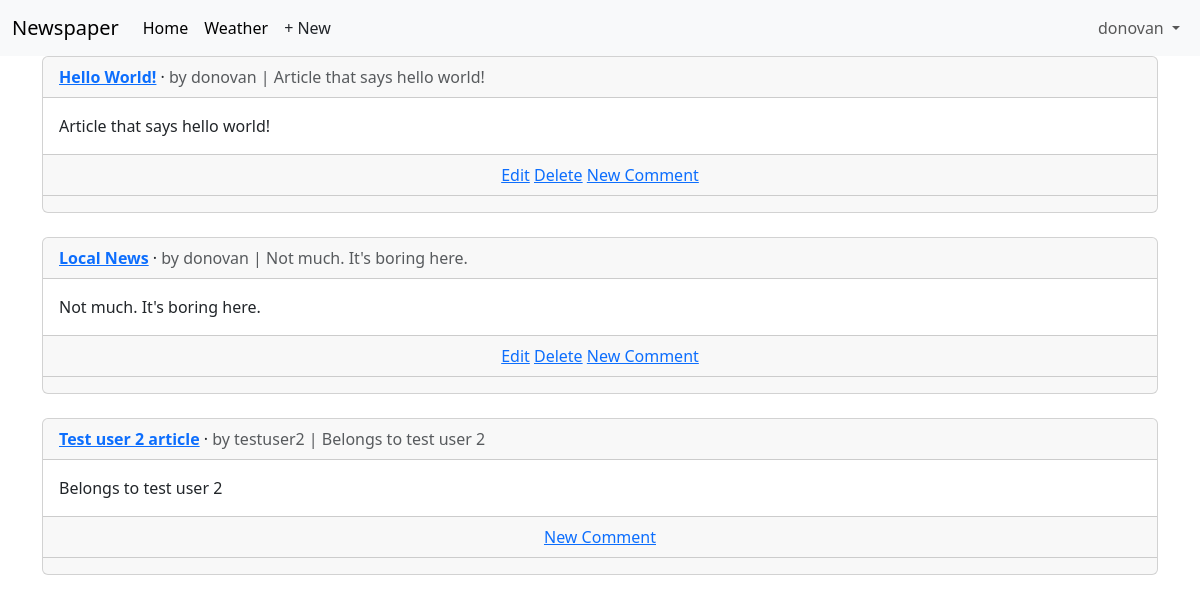
/articles/ (signed in), run on an earlier commit of the app's database.
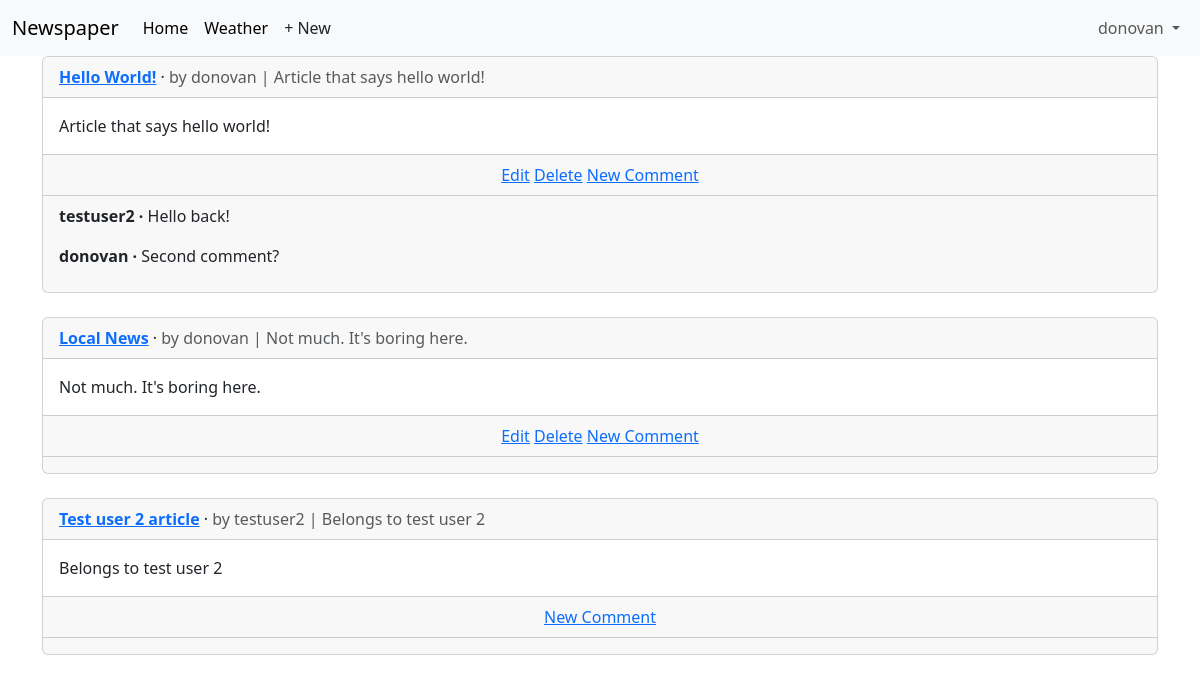
And on a later commit of the database.
### articles/models.py (models this page shows, shortened)
class Article(models.Model):
    title = models.CharField(max_length=255)
    body = models.TextField()
    date = models.DateTimeField(auto_now_add=True)
    author = models.ForeignKey(
        settings.AUTH_USER_MODEL,
        on_delete=models.CASCADE,
    )
    def get_absolute_url(self):
        return reverse("article_detail", kwargs={"pk": self.pk})

class Comment(models.Model):
    article = models.ForeignKey(Article, on_delete=models.CASCADE)
    comment = models.CharField(max_length=140)
    author = models.ForeignKey(
        settings.AUTH_USER_MODEL,
        on_delete=models.CASCADE,
    )
    def __str__(self):
        return self.comment

### accounts/models.py (models this page shows)
class CustomUser(AbstractUser):
    age = models.PositiveIntegerField(null=True, blank=True)

### articles/views.py (the view)
# urls.py: path("", ArticleListView.as_view(), name="article_list"),
class ArticleListView(LoginRequiredMixin, ListView):
    model = Article
    template_name = "article_list.html"

### templates/article_list.html (shortened to what this page needs)
{% extends "base.html" %}
{% block content %}
{% for article in article_list %}
<div class="card">
    <div class="card-header">
        <span class="fw-bold">
            <a href="{{ article.get_absolute_url }}">{{ article.title }}</a>
        </span> &middot;
        <span class="text-muted">by {{ article.author }} |
            {{ article.body }}</span>
    </div>
    <div class="card-body">
        {{ article.body }}
    </div>
    <div class="card-footer text-center text-muted">
        {% if article.author.pk == request.user.pk %}
        <a href="{% url 'article_edit' article.pk %}">Edit</a>
        <a href="{% url 'article_delete' article.pk %}">Delete</a>
        {% endif %}
        <a href="{{ article.get_absolute_url }}">New Comment</a>
    </div>
    <div class="card-footer">
        {% for comment in article.comment_set.all %}
        <p>
            <span class="fw-bold">
                {{ comment.author }} &middot;
            </span>
            {{ comment }}
        </p>
        {% endfor %}
    </div>
</div>
<br />
{% endfor %}
{% endblock content %}

What changed in the data, as far as the page shows it:
added Comment: author "testuser2", comment "Hello back!", shown under Article "Hello World!"
added Comment: author "donovan", comment "Second comment?", shown under Article "Hello World!"
